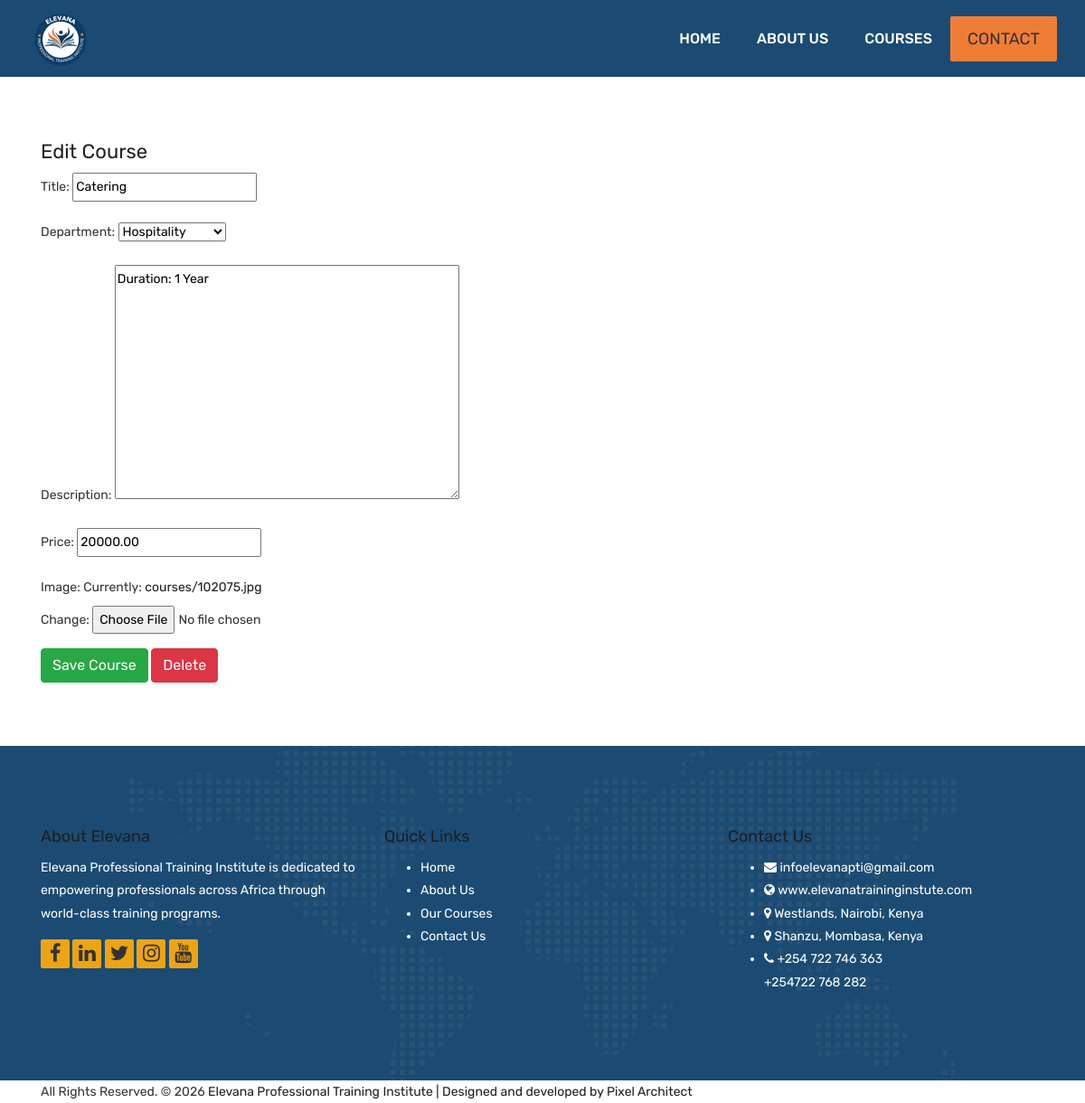
The page /courses/manage/catering/ (signed in) on the database its author committed.
### apps/courses/models.py (models this page shows, shortened)
class Course(models.Model):
    department = models.ForeignKey(Department, on_delete=models.CASCADE, related_name='courses')
    title = models.CharField(max_length=200)
    slug = models.SlugField(unique=True)
    description = models.TextField()
    price = models.DecimalField(max_digits=10, decimal_places=2)
    PRICING_CHOICES = [
        ('module', 'Per Module'),
        ('semester', 'Per Semester'),
        ('term', 'Per Term'),
    ]
    pricing_type = models.CharField(max_length=10, choices=PRICING_CHOICES, default='module')
    base_price_kes = models.DecimalField(max_digits=10, decimal_places=2)
    currency = models.CharField(
        max_length=3,
        choices=CURRENCY_CHOICES,
        default='USD'
    )
    image = models.ImageField(upload_to='courses/')

### apps/courses/views.py (the view)
# urls.py: path('manage/', views.manage_course, name='add_course'),
@login_required
@user_passes_test(staff_only)
def manage_course(request, slug=None):
    course = get_object_or_404(Course, slug=slug) if slug else None
    if request.method == 'POST':
        form = CourseForm(request.POST, request.FILES, instance=course)
        if form.is_valid():
            form.save()
            return redirect('courses')
    else:
        form = CourseForm(instance=course)
    return render(request, 'courses/manage_course.html', {'form': form})

### apps/courses/forms.py
class CourseForm(forms.ModelForm):
    class Meta:
        model = Course
        fields = ['title', 'department', 'description', 'price', 'image']

### apps/courses/models.py (called while the page is built)
    def __str__(self):
        return self.name

### apps/courses/views.py (called while the page is built)
def staff_only(user):
    return user.is_staff

### apps/courses/templates/courses/manage_course.html (shortened to what this page needs)
{% extends 'base.html' %}
{% block content %}
<div class="section wb">
    <div class="container">
        <h2>{% if form.instance.pk %}Edit Course{% else %}Add New Course{% endif %}</h2>
        <form method="POST" enctype="multipart/form-data">
            {{ form.as_p }}
            <button type="submit" class="btn btn-success">Save Course</button>
            {% if form.instance.pk %}
            <a href="{% url 'delete_course' form.instance.slug %}" class="btn btn-danger">Delete</a>
            {% endif %}
        </form>
    </div>
</div>
{% endblock %}

### static/style.css (style rules this page uses)
body { color: #333333; font-size: 14px; font-family: 'Rubik', sans-serif; line-height: 1.80857; }
html, body { height: 100%; }
a { color: #1f1f1f; text-decoration: none !important; outline: none !important; -webkit-transition: all .3s ease-in-out; -moz-transition: all .3s ease-in-out; -ms-transition: all .3s ease-in-out; -o-transition: all .3s ease-in-out; transition: all .3s ease-in-out; }
h1, h2, h3, h4, h5, h6 { letter-spacing: 0; font-weight: normal; position: relative; padding: 0 0 10px 0; font-weight: normal; line-height: 120% !important; color: #1f1f1f; margin: 0 }
h2 { font-size: 22px }
a { color: #1f1f1f; text-decoration: none; outline: none; }
a, .btn { text-decoration: none !important; outline: none !important; -webkit-transition: all .3s ease-in-out; -moz-transition: all .3s ease-in-out; -ms-transition: all .3s ease-in-out; -o-transition: all .3s ease-in-out; transition: all .3s ease-in-out; }
.section { display: block; position: relative; overflow: hidden; padding: 70px 0; }
.section.wb { background-color: #ffffff; }

### rows shown on the page
Course: title "Catering", department "Hospitality", description "Duration: 1 Year", price "20000.00"
